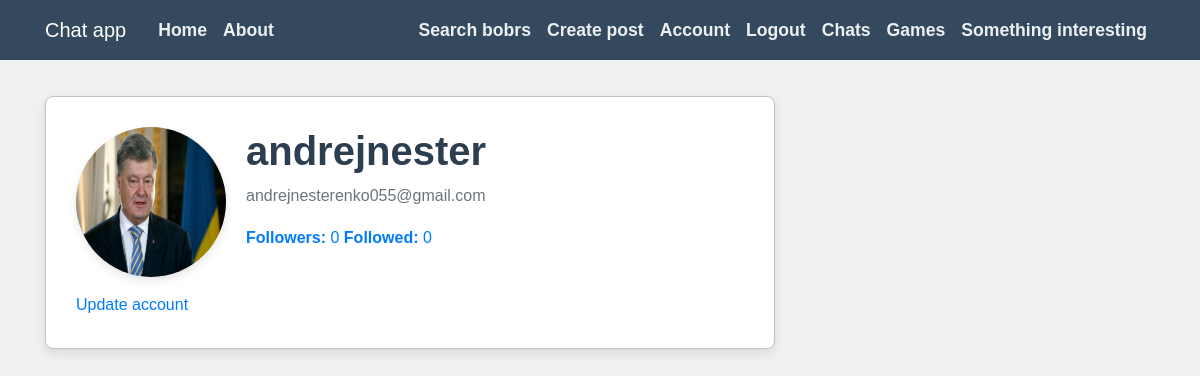
Page /account (signed in) on the committed database.
### flaskblog/models.py (models this page shows, shortened)
class User(db.Model, UserMixin):
    id = db.Column(db.Integer, primary_key=True)
    username = db.Column(db.String(20), unique=True, nullable=False)
    email = db.Column(db.String(120), unique=True, nullable=False)
    image_file = db.Column(db.String(20), nullable=False, default='default.jpg')
    password = db.Column(db.String(60), nullable=False)
    posts = db.relationship('Post', backref='author', lazy=True)
    followed = db.relationship('Follow', foreign_keys='Follow.follower_id',
                               back_populates='follower', lazy='dynamic',
                               cascade='all, delete-orphan')
    followers = db.relationship('Follow', foreign_keys='Follow.followed_id',
                                back_populates='followed', lazy='dynamic',
                                cascade='all, delete-orphan')
    sent_messages = db.relationship('Message', foreign_keys='Message.sender_id',
                                    back_populates='sender', lazy=True)
    received_messages = db.relationship('Message', foreign_keys='Message.recipient_id',
                                        back_populates='recipient', lazy=True)
    groups=db.relationship('Group', secondary='user_groups', back_populates='members')

### flaskblog/routes.py (the view)
@app.route("/account")
def account():
    image_file = url_for('static', filename='pictures/' + current_user.image_file)
    return render_template('account.html', title='Account', image_file=image_file)

### flaskblog/models.py (called while the page is built)
@login_manager.user_loader
def load_user(user_id):
    return User.query.get(int(user_id))

### flaskblog/templates/account.html
{% extends "base.html" %}
{% block content %}
<div class="content-section">
  <div class="media">
    <img class="rounded-circle account-img" src="{{ url_for('static', filename='pictures/' + current_user.image_file) }}">
    <div class="media-body">
      <h2 class="account-heading">{{ current_user.username }}</h2>
      <p class="text-secondary">{{ current_user.email }}</p>
      <a href="{{ url_for('followers',username=current_user.username)}}"><strong>Followers:</strong> {{ current_user.followers.count() }}</a>
      <a href="{{ url_for('followed',username=current_user.username) }}"><strong>Followed:</strong> {{ current_user.followed.count() }}</a>
    </div>
  </div>
  <a href="{{ url_for('update_account') }}">Update account</a>
</div>
{% endblock %}

### flaskblog/static/main.css (style rules this page uses)
body { background: #f0f0f0; color: #333; margin-top: 6rem; font-family: 'Arial', sans-serif; line-height: 1.6; }
h1, h2, h3, h4, h5, h6 { color: #2c3e50; margin-bottom: 1.2rem; font-weight: 700; }
.content-section { background: #ffffff; padding: 30px; border: 1px solid #bdc3c7; border-radius: 8px; box-shadow: 0 4px 10px rgba(0, 0, 0, 0.1); margin-bottom: 30px; }
.account-img { height: 150px; width: 150px; margin-right: 20px; margin-bottom: 15px; border-radius: 50%; box-shadow: 0 4px 8px rgba(0, 0, 0, 0.1); }
.account-heading { font-size: 2.5rem; color: #2c3e50; margin-bottom: 0.5rem; }

### rows in the picture
User: image_file (placeholder picture), username "andrejnester", email "andrejnesterenko055@gmail.com"

### other values in the picture
{{ current_user.followers.count() }} "0"
{{ current_user.followed.count() }} "0"
